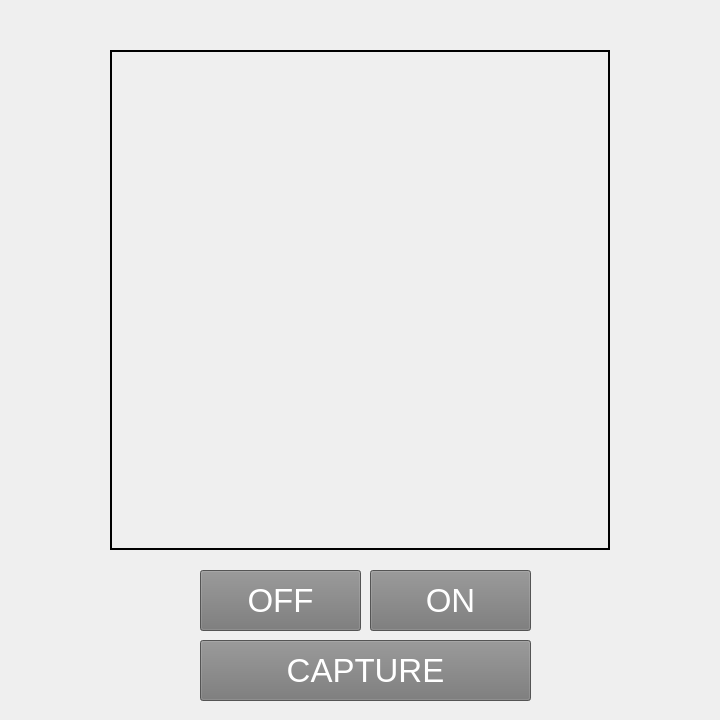
<?xml version="1.0" encoding="UTF-8"?>
<ui version="4.0">
 <class>MainWindow</class>
 <widget class="QMainWindow" name="MainWindow">
  <property name="geometry">
   <rect>
    <x>0</x>
    <y>0</y>
    <width>720</width>
    <height>720</height>
   </rect>
  </property>
  <property name="font">
   <font>
    <pointsize>25</pointsize>
   </font>
  </property>
  <property name="windowTitle">
   <string>Camera Tracker</string>
  </property>
  <property name="windowIcon">
   <iconset>
    <normaloff>assets/Icon.png</normaloff>assets/Icon.png</iconset>
  </property>
  <property name="styleSheet">
   <string notr="true">font: 25pt &quot;MS Shell Dlg 2&quot;;</string>
  </property>
  <widget class="QWidget" name="centralwidget">
   <widget class="QLabel" name="labelCam">
    <property name="geometry">
     <rect>
      <x>110</x>
      <y>50</y>
      <width>500</width>
      <height>500</height>
     </rect>
    </property>
    <property name="frameShape">
     <enum>QFrame::WinPanel</enum>
    </property>
    <property name="text">
     <string/>
    </property>
    <property name="pixmap">
     <pixmap>assets/blankhead.jpg</pixmap>
    </property>
    <property name="scaledContents">
     <bool>true</bool>
    </property>
   </widget>
   <widget class="QPushButton" name="pushButtonStop">
    <property name="geometry">
     <rect>
      <x>200</x>
      <y>570</y>
      <width>161</width>
      <height>61</height>
     </rect>
    </property>
    <property name="font">
     <font>
      <family>MS Shell Dlg 2</family>
      <pointsize>25</pointsize>
      <weight>50</weight>
      <italic>false</italic>
      <bold>false</bold>
     </font>
    </property>
    <property name="styleSheet">
     <string notr="true">background-color: rgb(118, 118, 118);
color: rgb(255, 255, 255);</string>
    </property>
    <property name="text">
     <string>OFF</string>
    </property>
   </widget>
   <widget class="QPushButton" name="pushButtonTrack">
    <property name="geometry">
     <rect>
      <x>370</x>
      <y>570</y>
      <width>161</width>
      <height>61</height>
     </rect>
    </property>
    <property name="font">
     <font>
      <family>MS Shell Dlg 2</family>
      <pointsize>25</pointsize>
      <weight>50</weight>
      <italic>false</italic>
      <bold>false</bold>
     </font>
    </property>
    <property name="styleSheet">
     <string notr="true">background-color: rgb(118, 118, 118);
color: rgb(255, 255, 255);</string>
    </property>
    <property name="text">
     <string>ON</string>
    </property>
   </widget>
   <widget class="QPushButton" name="pushButtonCapture">
    <property name="geometry">
     <rect>
      <x>200</x>
      <y>640</y>
      <width>331</width>
      <height>61</height>
     </rect>
    </property>
    <property name="font">
     <font>
      <family>MS Shell Dlg 2</family>
      <pointsize>25</pointsize>
      <weight>50</weight>
      <italic>false</italic>
      <bold>false</bold>
     </font>
    </property>
    <property name="styleSheet">
     <string notr="true">background-color: rgb(118, 118, 118);
color: rgb(255, 255, 255);</string>
    </property>
    <property name="text">
     <string>CAPTURE</string>
    </property>
   </widget>
   <widget class="QLabel" name="labelStatus">
    <property name="geometry">
     <rect>
      <x>110</x>
      <y>10</y>
      <width>501</width>
      <height>31</height>
     </rect>
    </property>
    <property name="font">
     <font>
      <family>MS Shell Dlg 2</family>
      <pointsize>15</pointsize>
      <weight>50</weight>
      <italic>false</italic>
      <bold>false</bold>
     </font>
    </property>
    <property name="styleSheet">
     <string notr="true">font: 15pt &quot;MS Shell Dlg 2&quot;;
color: rgb(255, 0, 0);</string>
    </property>
    <property name="text">
     <string/>
    </property>
    <property name="alignment">
     <set>Qt::AlignCenter</set>
    </property>
   </widget>
   <widget class="QLabel" name="bg">
    <property name="geometry">
     <rect>
      <x>-380</x>
      <y>0</y>
      <width>1500</width>
      <height>720</height>
     </rect>
    </property>
    <property name="font">
     <font>
      <family>MS Shell Dlg 2</family>
      <pointsize>15</pointsize>
      <weight>50</weight>
      <italic>false</italic>
      <bold>false</bold>
     </font>
    </property>
    <property name="styleSheet">
     <string notr="true">font: 15pt &quot;MS Shell Dlg 2&quot;;
color: rgb(255, 0, 0);</string>
    </property>
    <property name="text">
     <string/>
    </property>
    <property name="pixmap">
     <pixmap>assets/bg.png</pixmap>
    </property>
    <property name="scaledContents">
     <bool>true</bool>
    </property>
    <property name="alignment">
     <set>Qt::AlignCenter</set>
    </property>
   </widget>
   <zorder>bg</zorder>
   <zorder>labelCam</zorder>
   <zorder>pushButtonStop</zorder>
   <zorder>pushButtonTrack</zorder>
   <zorder>pushButtonCapture</zorder>
   <zorder>labelStatus</zorder>
  </widget>
 </widget>
 <resources/>
 <connections/>
</ui>
